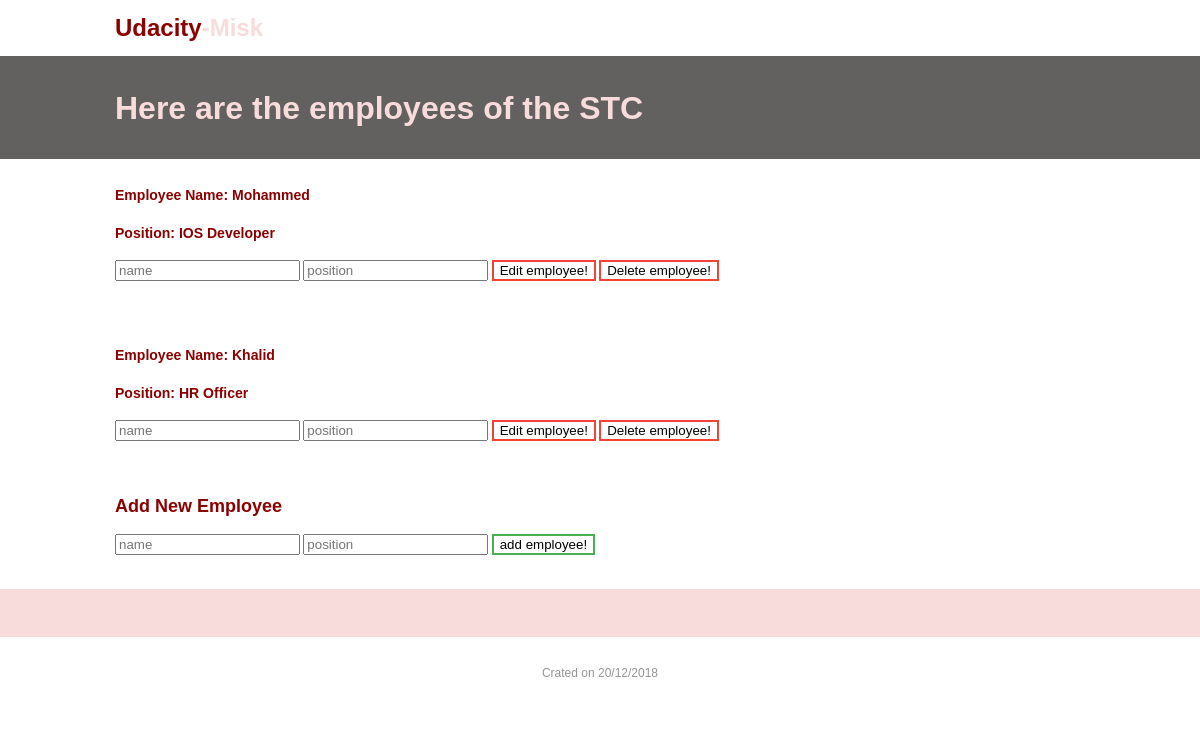
The app's page /Company/1 with its own data.
### CreateDB.py (models this page shows, shortened)
class Company(Base):
    __tablename__ = 'company'
    id = Column(Integer, primary_key=True)
    name = Column(String(250), nullable=False)

class Employee(Base):
    __tablename__ = 'employee'
    name = Column(String(80), nullable=False)
    id = Column(Integer, primary_key=True)
    position = Column(String(250))
    company_id = Column(Integer, ForeignKey('company.id'))
    company = relationship(Company)
    user_id = Column(Integer, ForeignKey('user.id'))
    user = relationship(User)

### __init__.py (the view)
@app.route('/Company/<int:company_id>', methods=['GET', 'POST'])
def showCompany(company_id):
    company = session.query(Company).filter_by(id=company_id).first()
    employee = session.query(Employee).filter_by(company_id=company_id).all()
    if request.method == 'POST':
        if login_session.get('credentials') is None:  # position
            return redirect(url_for('login'))
        newEmployee = Employee(name=request.form['name'],
                               position=request.form['position'],
                               company_id=company_id,
                               user_id=login_session['user_id'])
        session.add(newEmployee)
        session.commit()
        flash("New employee has been added")
        return redirect(url_for('showCompany', company_id=company_id))
    else:
        return render_template('company.html',
                               company=company,
                               employee=employee)

### templates/company.html (shortened to what this page needs)
<html>
<head>
	<head>
	</head>
<body>
	<div id="page">
		<header id="header">
			<div id="header-inner">
				<div id="logo">
					<h1><a href="/">Udacity<span>-Misk</span></a></h1>
				</div>
			</div>
			<div class="feature">
				<div class="feature-inner">
					<h1>Here are the employees of the {{company.name}}</h1>
				</div>
			</div>
			<a style="font-family:courier; font-size:160%;color:red;">
				{% for i in employee %} </a>
			<div id="content">
				<div id="content-inner">
					<div>
						<h3> <span class="label Name ">Employee Name: </span> {{i.name}}</h3>
						<h3><span class="label Position">Position: </span> {{i.position}}</h3>
						<div class="mdl-grid mdl-shadow--2dp form-grid mdl-color--white margin-top-10">
							<form method='POST' enctype='multipart/form-data' action='{{ url_for('editEmployee',company_id=company.id, employee_id = i.id)}}'>
								<input type='text' name='name' placeholder='name' />
								<input type='text' name='position' placeholder='position' />
								<button class=button1 type='submit'> Edit employee! </button>
								<form method='POST' enctype='multipart/form-data' action='{{ url_for('deleteEmployee',company_id=company.id, employee_id = i.id)}}'>
									<button class=button1 type='submit'> Delete employee! </button>
								</form>
							</form>
						</div>
						{% endfor %}
						<h2> Add New Employee </h2>
						<form method='POST' enctype='multipart/form-data' action='{{ url_for('showCompany',company_id=company.id)}}'>
							<input type='text' name='name' placeholder='name' />
							<input type='text' name='position' placeholder='position' />
							<button class=button2 type='submit'> add employee! </button>
						</form>
</div>
</div>
</header>
</head>
	<div id="footerblurb">
			<div id="footerblurb-inner">
			</div>
			</div>
		<footer id="footer">
			<div id="footer-inner">
				<p>Crated on 20/12/2018</p>
			</div></footer>
</body>
</html>

### templates/company.html (style rules this page uses)
html, #page { padding: 0; margin: 0; }
body { margin: 0; padding: 0; width: 100%; color: #959595; font: normal 12px/2.0em Sans-Serif; }
h1, h2, h3, h4, h5, h6 { color: darkred; }
#logo { padding: 0; width: auto; float: left; }
#logo h1 a, h1 a:hover { color: darkred; text-decoration: none; }
#logo h1 span { color: #f8dbdb; }
#header-inner { margin: 0 auto; padding: 0; width: 970px; }
.feature { background: rgb(99, 96, 96); padding: 18px; }
.feature-inner { margin: auto; width: 970px; }
.feature-inner h1 { color: #f8dbdb; font-size: 32px; }
#content-inner { margin: 0 auto; padding: 10px 0; width: 970px; background: #fff; }
#footerblurb { background: #f8dbdb; color: rgb(99, 96, 96); }
#footerblurb-inner { margin: 0 auto; width: 922px; padding: 24px; }
#footer { background: #fff; }
#footer-inner { margin: auto; text-align: center; padding: 12px; width: 922px; }
.button1 { background-color: white; color: black; border: 2px solid #f44336; }
.button2 { background-color: white; color: black; border: 2px solid #4CAF50; }

### records on screen
Company: name "STC"
Employee: name "Mohammed", position "IOS Developer"
Employee: name "Khalid", position "HR Officer"
